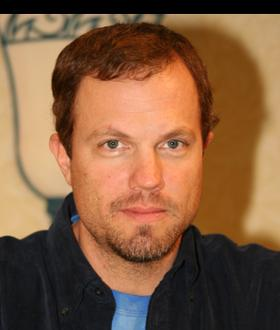
%> input picture CS-189-Machine-Learning/Eigenfaces/CelebrityDatabase/Adam Baldwin.jpg, 280 x 330 px; its folder holds only this picture in this run
$ octave --eval "result = eigenfaces;"   (GNU Octave 9; MATLAB toolbox functions it lacks are replaced by stand-ins)
%> lines starting %> are read from the running program, lines starting %| are printed output that depends on the picture
function [eig_faces, D, dimensions] = eigenfaces()

counter = 1;
cel_dir = dir('CelebrityDatabase/*.jpg');
stud_dir = dir('StudentDatabase/*.jpg');
celebs_raw = cell(1, length(cel_dir));
students_raw = cell(1,length(stud_dir));

celeb_X = [];
student_X = [];


mask = load('mask.mat');
mask = mask.mask;

unmasked_pixels = find(mask(:,:,1));
masked_pixels = find(~mask);

for i = 1: length(cel_dir)
    celebs_raw{i} = rgb2gray(imread(['CelebrityDatabase/' cel_dir(i).name]));
    im_vector = celebs_raw{i}(unmasked_pixels);
    celebs_raw{i} = im_vector;
    celeb_X = [celeb_X, celebs_raw{i}];
    %celeb_X = [celeb_X, reshape(celebs_raw{i}, [size(celebs_raw{i},1) * size(celebs_raw{i},2), 1])];
end
for i = 1:length(stud_dir)
    students_raw{i} = rgb2gray(imread(['StudentDatabase/' stud_dir(i).name]));
    im_vector = students_raw{i}(unmasked_pixels);
    students_raw{i} = im_vector;
    student_X = [student_X, students_raw{i}];
    %student_X = [student_X, reshape(students_raw{i}, [size(students_raw{i},1) * size(students_raw{i},2), 1])];
end

celeb_X = double(celeb_X);
student_X = double(student_X);

a = mean(celeb_X,2);
std_dev = std(celeb_X);
%> std_dev = 26.76

figure(counter);
counter = counter + 1;
temp_mean = zeros(330,280);
temp_mean(unmasked_pixels) = a;
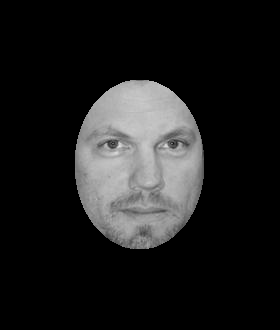
%> temp_mean: size 330x280 double; min 0, max 224, mean 29.5
%raw_image_mean = reshape(a, size(celebs_raw{1}));

raw_image_mean = mat2gray(temp_mean);
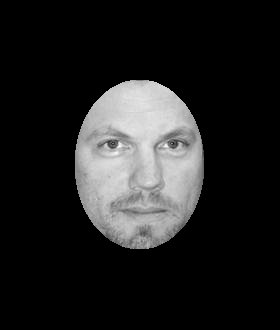
%> raw_image_mean: size 330x280 double; min 0, max 1, mean 0.132
imshow(raw_image_mean);

%size(celeb_X, 2)

u = a(:,ones(1, size(celeb_X, 2)));
rep_mean = repmat(a, [1, size(celeb_X,2)]);

T = (celeb_X - rep_mean);

temp = T'*T;
%> temp = 0

num_eigfaces = 20;
[V, D] = eigs(temp,num_eigfaces);
%> V = 0.224; D = 0

dimensions = T*V;

%> (the run ends here)
